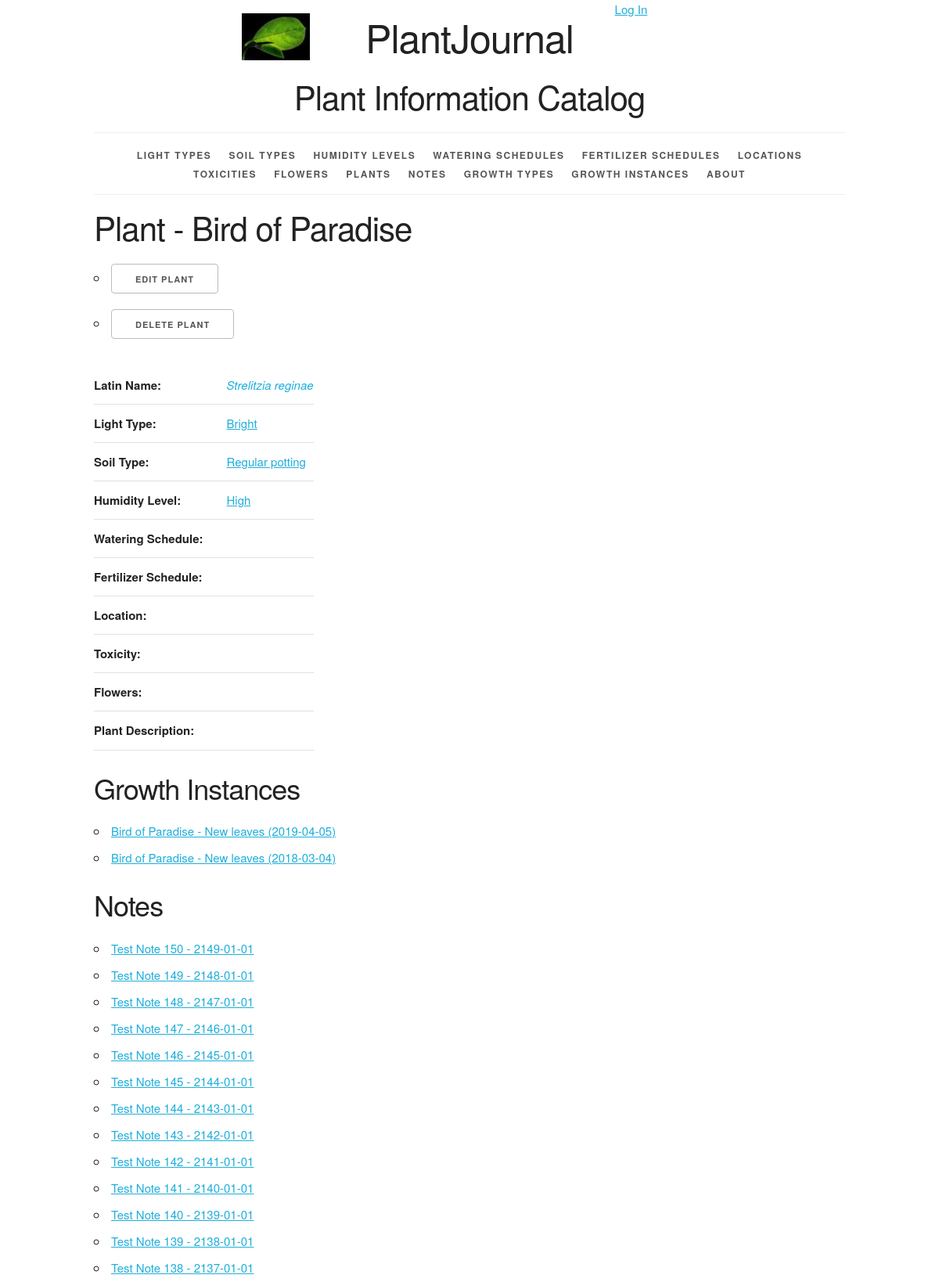
The app's page /plant/4/ (upper part) with its own data.
### plantjournal/models.py (models this page shows, shortened)
class Plant(models.Model):
    plant_id = models.AutoField(primary_key=True)
    plant_name = models.CharField(max_length=45)
    plant_number = models.CharField(max_length=45, blank=True, default='')
    plant_nickname = models.CharField(max_length=45, blank=True, default='')
    plant_latin_name = models.CharField(max_length=100, blank=True, default='')
    plant_description = models.TextField(blank=True, default='')
    light = models.ForeignKey(Light, related_name='plants', on_delete=models.PROTECT, blank=True, null=True, default='')
    soil = models.ForeignKey(Soil, related_name='plants', on_delete=models.PROTECT, blank=True, null=True, default='')
    humidity = models.ForeignKey(Humidity, related_name='plants', on_delete=models.PROTECT, blank=True, null=True,
                                 default='')
    water = models.ForeignKey(Water, related_name='plants', on_delete=models.PROTECT, blank=True, null=True, default='')
    fertilizer = models.ForeignKey(Fertilizer, related_name='plants', on_delete=models.PROTECT, blank=True, null=True,
                                   default='')
    toxicity = models.ForeignKey(Toxicity, related_name='plants', on_delete=models.PROTECT, blank=True, null=True,
                                 default='')
    location = models.ForeignKey(Location, related_name='plants', on_delete=models.PROTECT, blank=True, null=True,
                                 default='')
    flower = models.ForeignKey(Flower, related_name='plants', on_delete=models.PROTECT, blank=True, null=True,
                               default='')
    def __str__(self):
        if self.plant_number == '':
            if self.plant_nickname == '':
                return '%s' % self.plant_name
            else:
                return '%s (%s)' % (self.plant_name, self.plant_nickname)
        else:
            if self.plant_nickname == '':
                return '%s %s' % (self.plant_name, self.plant_number)
            else:
                return '%s %s (%s)' % (self.plant_name, self.plant_number, self.plant_nickname)
    def get_update_url(self):
        return reverse('plantjournal_plant_update_urlpattern',
                       kwargs={'pk': self.pk})
    def get_delete_url(self):
        return reverse('plantjournal_plant_delete_urlpattern',
                       kwargs={'pk': self.pk})
    class Meta:
        ordering = ['plant_name', 'plant_number', 'plant_nickname']
        unique_together = (('plant_name', 'plant_number', 'plant_nickname'),)

class Light(models.Model):
    light_id = models.AutoField(primary_key=True)
    light_type = models.CharField(max_length=45, unique=True)
    def __str__(self):
        return '%s' % self.light_type
    def get_absolute_url(self):
        return reverse('plantjournal_light_detail_urlpattern',
                       kwargs={'pk': self.pk})
    class Meta:
        ordering = ['light_type']

class Soil(models.Model):
    soil_id = models.AutoField(primary_key=True)
    soil_type = models.CharField(max_length=45, unique=True)
    def __str__(self):
        return '%s' % self.soil_type
    def get_absolute_url(self):
        return reverse('plantjournal_soil_detail_urlpattern',
                       kwargs={'pk': self.pk})
    class Meta:
        ordering = ['soil_type']

class Humidity(models.Model):
    humidity_id = models.AutoField(primary_key=True)
    humidity_level = models.CharField(max_length=45, unique=True)
    def __str__(self):
        return '%s' % self.humidity_level
    def get_absolute_url(self):
        return reverse('plantjournal_humidity_detail_urlpattern',
                       kwargs={'pk': self.pk})
    class Meta:
        ordering = ['humidity_level']
        verbose_name_plural = 'humidities'

class GrowthInstance(models.Model):
    growth_instance_id = models.AutoField(primary_key=True)
    growth_instance_date = models.DateField(default='00/00/0000')
    plant = models.ForeignKey(Plant, related_name='growth_instances', on_delete=models.PROTECT)
    growth_type = models.ForeignKey(GrowthType, related_name='growth_instances', on_delete=models.PROTECT)
    def __str__(self):
        return '%s - %s (%s)' % (self.plant, self.growth_type, self.growth_instance_date)
    def get_absolute_url(self):
        return reverse('plantjournal_growthinstance_detail_urlpattern',
                       kwargs={'pk': self.pk})
    class Meta:
        ordering = ['-growth_instance_date', 'plant', 'growth_type']
        unique_together = (('plant', 'growth_type', 'growth_instance_date'),)

class GrowthType(models.Model):
    growth_type_id = models.AutoField(primary_key=True)
    growth_type_name = models.CharField(max_length=45, unique=True)
    def __str__(self):
        return '%s' % self.growth_type_name
    class Meta:
        ordering = ['growth_type_name']

class Note(models.Model):
    note_id = models.AutoField(primary_key=True)
    note_date = models.DateField(default='00/00/0000')
    note_name = models.CharField(max_length=45)
    note_body = models.TextField()
    plant = models.ForeignKey(Plant, related_name='notes', on_delete=models.PROTECT)
    def __str__(self):
        return '%s - %s' % (self.note_name, self.note_date)
    def get_absolute_url(self):
        return reverse('plantjournal_note_detail_urlpattern',
                       kwargs={'pk': self.pk})
    class Meta:
        ordering = ['-note_date', 'note_name']
        unique_together = (('note_date', 'note_name'),)

### plantjournal/views.py (the view)
class PlantDetail(View):
    def get(self, request, pk):
        plant = get_object_or_404(
            Plant,
            pk=pk
        )
        plant_latin_name = plant.plant_latin_name
        plant_description = plant.plant_description
        light = plant.light
        soil = plant.soil
        humidity = plant.humidity
        water = plant.water
        fertilizer = plant.fertilizer
        location = plant.location
        toxicity = plant.toxicity
        flower = plant.flower
        growth_instance_list = plant.growth_instances.all()
        note_list = plant.notes.all()
        return render(
            request,
            'plantjournal/plant_detail.html',
            {'plant': plant,
             'plant_latin_name': plant_latin_name,
             'plant_description': plant_description,
             'light': light,
             'soil': soil,
             'humidity': humidity,
             'water': water,
             'fertilizer': fertilizer,
             'location': location,
             'toxicity': toxicity,
             'flower': flower,
             'growthinstance_list': growth_instance_list,
             'note_list': note_list}
        )

### plantjournal/templates/plantjournal/plant_detail.html (shortened to what this page needs)
{% extends 'plantjournal/base.html' %}
{% block content %}
    <h2>Plant - {{ plant }}</h2>
    <ul>
        <li>
            <a href="{{ plant.get_update_url }}" class="button">
                Edit Plant
            </a>
        </li>
        <li>
            <a href="{{ plant.get_delete_url }}" class="button">
                Delete Plant
            </a>
        </li>
    </ul>
    <section>
        <table>
            <tr>
                <th>Latin Name:</th>
                <td>
                    {% if plant_latin_name != None %}
                        <a><em>{{ plant_latin_name }}</em></a>
                    {% else %}
                        {{ '' }}
                    {% endif %}
                </td>
            </tr>
            <tr>
                <th>Light Type:</th>
                <td>
                    {% if light != None %}
                        <a href="{{ light.get_absolute_url }}">{{ light }}</a>
                    {% else %}
                        {{ '' }}
                    {% endif %}
                </td>
            </tr>
            <tr>
                <th>Soil Type:</th>
                <td>
                    {% if soil != None %}
                        <a href="{{ soil.get_absolute_url }}">{{ soil }}</a>
                    {% else %}
                        {{ '' }}
                    {% endif %}
                </td>
            </tr>
            <tr>
                <th>Humidity Level:</th>
                <td>
                    {% if humidity != None %}
                        <a href="{{ humidity.get_absolute_url }}">{{ humidity }}</a>
                    {% else %}
                        {{ '' }}
                    {% endif %}
                </td>
            </tr>
            <tr>
                <th>Watering Schedule:</th>
                <td>
                </td>
            </tr>
            <tr>
                <th>Fertilizer Schedule:</th>
                <td>
                </td>
            </tr>
            <tr>
                <th>Location:</th>
                <td>
                </td>
            </tr>
            <tr>
                <th>Toxicity:</th>
                <td>
                </td>
            </tr>
            <tr>
                <th>Flowers:</th>
                <td>
                </td>
            </tr>
            <tr>
                <th>Plant Description:</th>
                <td>
                </td>
            </tr>
        </table>
    </section>
    <section>
        <h3>Growth Instances</h3>
        <ul>
            {% for growthinstance in growthinstance_list %}
                <li>
                    <a href="{{ growthinstance.get_absolute_url }}">{{ growthinstance }}</a>
                </li>
            {% empty %}
                <li><em>There are currently no growth instances for this plant.</em></li>
            {% endfor %}
        </ul>
        <h3>Notes</h3>
        <ul>
            {% for note in note_list %}
                <li>
                    <a href="{{ note.get_absolute_url }}">{{ note }}</a>
                </li>
            {% empty %}
                <li><em>There are currently no notes associated with this plant.</em></li>
            {% endfor %}
        </ul>
    </section>
{% endblock %}

### plantjournal/static/plantjournal/skeleton.css (style rules this page uses)
html { font-size: 62.5%; }
body { font-size: 1.5em; line-height: 1.6; font-weight: 400; font-family: "Raleway", "HelveticaNeue", "Helvetica Neue", Helvetica, Arial, sans-serif; color: #222; }
h1, h2, h3, h4, h5, h6 { margin-top: 0; margin-bottom: 2rem; font-weight: 300; }
h2 { font-size: 3.6rem; line-height: 1.25; letter-spacing: -.1rem; }
h3 { font-size: 3.0rem; line-height: 1.3; letter-spacing: -.1rem; }
@media (min-width: 550px) { h2 { font-size: 4.2rem; } }
@media (min-width: 550px) { h3 { font-size: 3.6rem; } }
a { color: #1EAEDB; }
.button, button, input[type="submit"], input[type="reset"], input[type="button"] { display: inline-block; height: 38px; padding: 0 30px; color: #555; text-align: center; font-size: 11px; font-weight: 600; line-height: 38px; letter-spacing: .1rem; text-transform: uppercase; text-decoration: none; white-space: nowrap; background-color: transparent; border-radius: 4px; border: 1px solid #bbb; cursor: pointer; box-sizing: border-box; }
ul { list-style: circle inside; }
ol, ul { padding-left: 0; margin-top: 0; }
li { margin-bottom: 1rem; }
th, td { padding: 12px 15px; text-align: left; border-bottom: 1px solid #E1E1E1; }
th:first-child, td:first-child { padding-left: 0; }
th:last-child, td:last-child { padding-right: 0; }
button, .button { margin-bottom: 1rem; }
pre, blockquote, dl, figure, table, p, ul, ol, form { margin-bottom: 2.5rem; }

### plantjournal/static/plantjournal/style.css (style rules this page uses)
html { height: 100%; background-color: #555; }
body { background-color: white; }

### records on screen
Plant: plant_number+plant_nickname+plant_name "Bird of Paradise", plant_latin_name "Strelitzia reginae"
Light: light_type "Bright"
Soil: soil_type "Regular potting"
Humidity: humidity_level "High"
GrowthInstance: plant+growth_type+growth_instance_date "Bird of Paradise - New leaves (2019-04-05)"
GrowthInstance: plant+growth_type+growth_instance_date "Bird of Paradise - New leaves (2018-03-04)"
Note: note_name+note_date "Test Note 150 - 2149-01-01"
Note: note_name+note_date "Test Note 149 - 2148-01-01"
Note: note_name+note_date "Test Note 148 - 2147-01-01"
Note: note_name+note_date "Test Note 147 - 2146-01-01"
Note: note_name+note_date "Test Note 146 - 2145-01-01"
Note: note_name+note_date "Test Note 145 - 2144-01-01"
Note: note_name+note_date "Test Note 144 - 2143-01-01"
Note: note_name+note_date "Test Note 143 - 2142-01-01"
Note: note_name+note_date "Test Note 142 - 2141-01-01"
Note: note_name+note_date "Test Note 141 - 2140-01-01"
Note: note_name+note_date "Test Note 140 - 2139-01-01"
Note: note_name+note_date "Test Note 139 - 2138-01-01"
Note: note_name+note_date "Test Note 138 - 2137-01-01"
